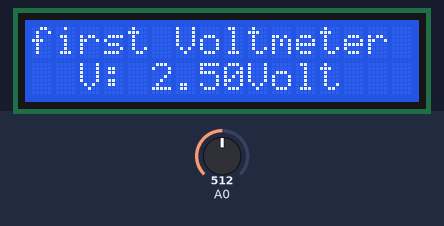
Bench run of a sketch on a simulated Arduino Uno, built with avr-gcc and run on an emulated ATmega328P. Shown: 16×2 character LCD. The test bench sets the inputs (shaded band); at power-on: A0 = 512.

Above: at 1.2 s.
1.3 s: A0 set to 716
At 1.9 s:
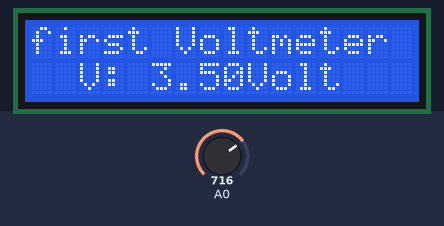
2.9 s: A0 set to 900
At 4.1 s:
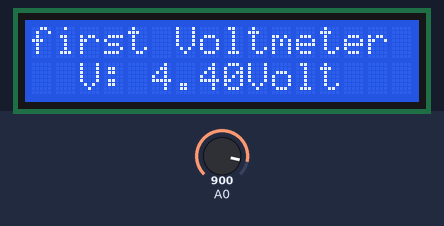
4.5 s: A0 set to 1023
At 5.4 s:
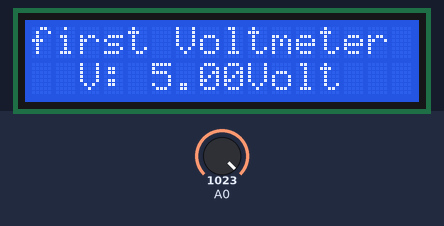
Timing chart, 0 to 7.5 s (numbered marks = the images above; inputs shaded):
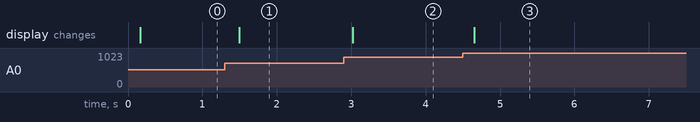

The sketch:

sketch_may12c.ino
```cpp
#include <LiquidCrystal.h>
LiquidCrystal lcd(12, 11, 5, 4, 3, 2);
void setup() {
  // put your setup code here, to run once:
  //setup the LCD's number of columns and rows
lcd.begin(16, 2);
//print a message to the LCD
lcd.setCursor(0, 0);
lcd.print("first Voltmeter"); //P
}

void loop() {
  // put your main code here, to run repeatedly:
//set the cursor to column 0, line 1
pinMode(A0, INPUT);
float val=analogRead(A0);
float V=(val*5)/1023;
delay(100);
//note(note: line 1 is the theseconds since reset:
lcd.setCursor(2, 1);
//print the number of seconds since reset:
//lcd.print(millis() / 1000);
lcd.print("V: ");
lcd.print(V);
lcd.print("Volt");
}
```

Measured:
- after the input at 1.3 s, the display: changes after 0.19 s (image 1)
- after the input at 2.9 s, the display: changes after 0.12 s (image 2)
- after the input at 4.5 s, the display: changes after 0.16 s (image 3)
